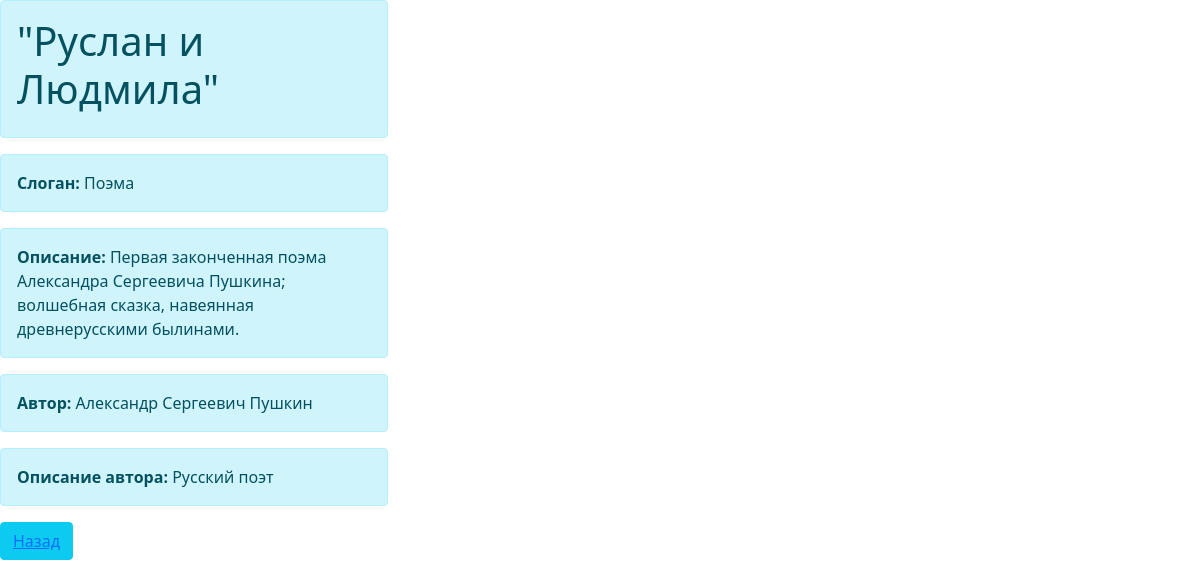
Page /2/ on the committed database.
### book/models.py (models this page shows, shortened)
class Book(models.Model):
    title = models.CharField("Название", max_length=100)
    tagline = models.CharField("Слоган", max_length=100, default='')
    description = models.TextField("Описание")
    authors = models.ManyToManyField(Author, verbose_name="автор", related_name="author_book")
    draft = models.BooleanField("Черновик", default=False)
    class Meta:
        verbose_name = "Книга"
        verbose_name_plural = "Книги"

class Author(models.Model):
    name = models.CharField("Имя", max_length=100)
    age = models.PositiveSmallIntegerField("Возраст", default=0)
    description = models.TextField("Описание")
    class Meta:
        verbose_name = "Авторы"
        verbose_name_plural = "Авторы"

### book/views.py (the view)
# urls.py: path("<int:pk>/", views.BookDetailView.as_view(), name="book"),
class BookDetailView(View):
    def get(self, request, pk):
        book = Book.objects.get(id=pk)
        return render(request, "book/book_detail.html", {"book": book})

### templates/book/book_detail.html (shortened to what this page needs)
<!DOCTYPE html>
<html lang="en">
<head>
    <link href="https://cdn.jsdelivr.net/npm/bootstrap@5.0.0-beta1/dist/css/bootstrap.min.css" rel="stylesheet">
</head>
<body>
<div class="left-ads-display col-lg-8">
    <div class="row">
        <div class="desc1-right col-md-6 pl-lg-4">
            <h3 class="editContent" style="outline: none; cursor: inherit;">
              <div class="alert alert-info" role="alert">
              <h1>{{ book.title }}</h1>
                </div>
            </h3>
                <li style="list-style: none">
                <div class="alert alert-info" role="alert">    <span><b>Слоган:</b>
                        {{  book.tagline }}
                  </span>
                    </div>
                </li>
                <li style="list-style: none">
                 <div class="alert alert-info" role="alert">
                     <span><b>Описание:</b>
                                      {{ book.description }}
                                  </span>
                 </div>
                </li>
                <li style="list-style: none">
                <div class="alert alert-info" role="alert">
                                    <span><b>Автор:</b>
                                        {% for author in book.authors.all %}
                                            {{ author.name }}
                                        {% endfor %}
                                    </span>
                </div>
                </li>
                <li style="list-style: none">
                <div class="alert alert-info" role="alert">
                                    <span><b>Описание автора:</b>
                                        {% for author in book.authors.all %}
                                            {{ author.description }}
                                        {% endfor %}
                                    </span>
                </div>
                </li>
        </div>
    </div>
</div>
<button type="button" class="btn btn-info"><a href="/">Назад</a></button>
</body>
</html>

### templates/book/book_detail.html (style rules this page uses)
BODY { background: url(https://i1.wallbox.ru/wallpapers/main/201327/oblaka-kak-vata-3743ba0.jpg) no-repeat; }

### rows in the picture
Book: title "\"Руслан и Людмила\"", tagline "Поэма", description "Первая законченная поэма Александра Сергеевича Пушкина; волшебная сказка, навеянная древнерусскими былинами."
Author: name "Александр Сергеевич Пушкин", description "Русский поэт"
